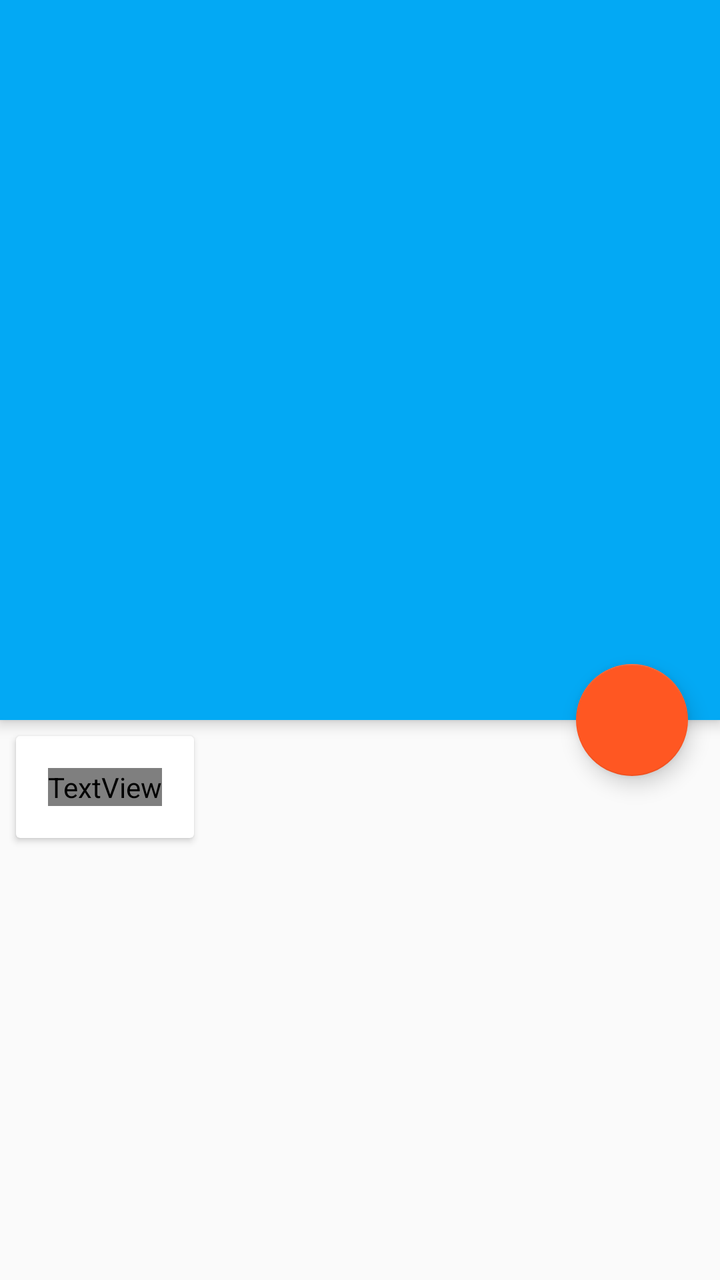
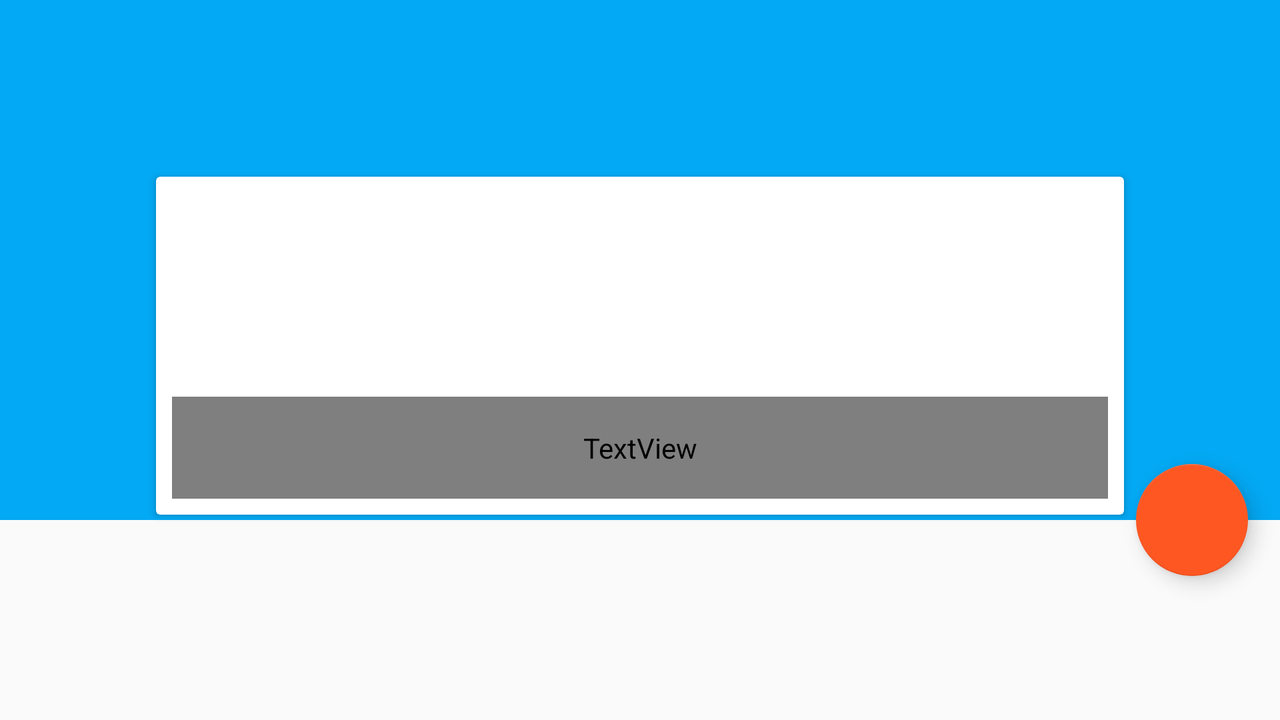

Two renders of one Android screen. The first uses the default layout on a phone; the second uses the alternative layout the repository ships for a different screen configuration, on a matching device. The two XML files are below.
<!-- AndroidManifest.xml: activity theme AppTheme.NoActionBar -->
<!-- res/layout/fragment_article_detail.xml -->
<android.support.design.widget.CoordinatorLayout android:id="@+id/draw_insets_frame_layout"
    xmlns:android="http://schemas.android.com/apk/res/android"
    xmlns:app="http://schemas.android.com/apk/res-auto"
    xmlns:tools="http://schemas.android.com/tools"
    android:layout_width="match_parent"
    android:layout_height="match_parent"
    android:fitsSystemWindows="true"
    tools:ignore="MergeRootFrame"
    >

    <android.support.design.widget.AppBarLayout
        android:id="@+id/toolbar_det"
        android:layout_width="match_parent"
        android:layout_height="@dimen/app_bar_layout_size"
        android:fitsSystemWindows="true"
        android:theme="@style/ThemeOverlay.AppCompat.Dark.ActionBar"
        >

        <android.support.design.widget.CollapsingToolbarLayout
            android:id="@+id/photo_container"
            android:layout_width="match_parent"
            android:layout_height="match_parent"
            android:fitsSystemWindows="true"
            app:expandedTitleMarginEnd="@dimen/expanded_title_margin_end"
            app:expandedTitleMarginStart="@dimen/expanded_title_margin_start"
            app:layout_scrollFlags="scroll"
            app:toolbarId="@id/toolbar"
            >

            <FrameLayout
                android:layout_width="match_parent"
                android:layout_height="match_parent"
                android:fitsSystemWindows="true"
                >

                <ImageView
                    android:id="@+id/photo"
                    android:layout_width="match_parent"
                    android:layout_height="match_parent"
                    android:scaleType="centerCrop"
                    android:transitionName="@string/shared_transation"
                    />

                <View
                    android:layout_width="match_parent"
                    android:layout_height="match_parent"
                    android:background="@drawable/photo_background_protection"
                    />

                <LinearLayout
                    android:id="@+id/meta_bar"
                    android:layout_width="match_parent"
                    android:layout_height="wrap_content"
                    android:layout_gravity="bottom"
                    android:orientation="vertical"
                    android:padding="@dimen/default_margin"
                    >

                    <TextView
                        android:id="@+id/article_title"
                        style="?android:attr/textAppearanceLarge"
                        android:layout_width="match_parent"
                        android:layout_height="wrap_content"
                        android:paddingBottom="@dimen/detail_metabar_title_bottom_padding"
                        android:textStyle="bold"
                        />

                    <TextView
                        android:id="@+id/article_byline"
                        style="?android:attr/textAppearanceMedium"
                        android:layout_width="wrap_content"
                        android:layout_height="wrap_content"
                        android:textColor="@color/material_white"
                        />
                </LinearLayout>
            </FrameLayout>

            <android.support.v7.widget.Toolbar
                android:id="@+id/detail_toolbar"
                android:layout_width="match_parent"
                android:layout_height="?attr/actionBarSize"
                android:fitsSystemWindows="false"
                app:layout_collapseMode="pin"
                app:popupTheme="@style/ThemeOverlay.AppCompat.Light"
                />

        </android.support.design.widget.CollapsingToolbarLayout>
    </android.support.design.widget.AppBarLayout>

    <android.support.v4.widget.NestedScrollView
        android:id="@+id/nestedScrollView"
        android:layout_width="match_parent"
        android:layout_height="match_parent"
        android:layout_gravity="center_horizontal"
        android:clipToPadding="true"
        android:orientation="vertical"
        app:layout_behavior="@string/appbar_scrolling_view_behavior"
        >

        <android.support.v7.widget.CardView
            android:layout_width="wrap_content"
            android:layout_height="wrap_content"
            android:layout_margin="@dimen/card_view_margin"
            android:clickable="true"
            android:focusable="true"
            android:padding="@dimen/card_padding"
            app:cardElevation="@dimen/cardview_default_elevation"
            >

            <TextView
                android:id="@+id/article_body"
                style="?android:attr/textAppearanceMedium"
                android:layout_width="match_parent"
                android:layout_height="match_parent"
                android:layout_margin="@dimen/default_margin"
                android:lineSpacingMultiplier="@fraction/detail_body_line_spacing_multiplier"
                android:textColor="@color/primary_text"
                android:textColorLink="@color/accent"
                tools:textSize="?android:attr/textAppearanceMedium"
                />
        </android.support.v7.widget.CardView>

    </android.support.v4.widget.NestedScrollView>


    <android.support.design.widget.FloatingActionButton
        android:id="@+id/share_fab"
        android:layout_width="wrap_content"
        android:layout_height="wrap_content"
        android:layout_marginEnd="@dimen/default_margin"
        android:layout_marginRight="@dimen/fab_padding"
        android:contentDescription="@string/action_share"
        android:src="@drawable/ic_share"
        app:layout_anchor="@id/toolbar_det"
        app:layout_anchorGravity="bottom|right|end"
        tools:background="?android:attr/selectableItemBackgroundBorderless"
        app:pressedTranslationZ="12dp"
        app:elevation="6dp"
        />

</android.support.design.widget.CoordinatorLayout>
<!-- resources referenced by this layout -->
<resources>
  <color name="accent">#FF5722</color>
  <color name="material_white">#FFFFFFFF</color>
  <color name="primary_text">#212121</color>
  <dimen name="app_bar_layout_size">360dp</dimen>
  <dimen name="card_padding">8dp</dimen>
  <dimen name="card_view_margin">8dp</dimen>
  <dimen name="default_margin">16dp</dimen>
  <dimen name="detail_metabar_title_bottom_padding">4dp</dimen>
  <dimen name="expanded_title_margin_end">64dp</dimen>
  <dimen name="expanded_title_margin_start">48dp</dimen>
  <dimen name="fab_padding">16dp</dimen>
  <string name="action_share">Share</string>
  <string name="shared_transation">shared_transition</string>
  <style name="AppTheme.NoActionBar">
          <item name="windowActionBar">false</item>
          <item name="windowNoTitle">true</item>
      </style>
</resources>
<!-- res/layout-w600dp/fragment_article_detail.xml (the repository's variant of the layout above) -->
<!-- drawn on the phone turned sideways -->
<android.support.design.widget.CoordinatorLayout
    xmlns:android="http://schemas.android.com/apk/res/android"
    xmlns:app="http://schemas.android.com/apk/res-auto"
    xmlns:tools="http://schemas.android.com/tools"
    android:layout_width="match_parent"
    android:layout_height="match_parent"
    android:fitsSystemWindows="true"
    tools:ignore="MergeRootFrame"
    >

    <android.support.design.widget.AppBarLayout
        android:id="@+id/toolbar_det"
        android:layout_width="match_parent"
        android:layout_height="@dimen/appbar_layou_size"
        android:fitsSystemWindows="true"
        android:theme="@style/ThemeOverlay.AppCompat.Dark.ActionBar"
        app:elevation="@dimen/appbar_layout_no_elevation"
        >

        <android.support.design.widget.CollapsingToolbarLayout
            android:id="@+id/photo_container"
            android:layout_width="match_parent"
            android:layout_height="match_parent"
            android:fitsSystemWindows="true"
            app:expandedTitleMargin="@dimen/expanded_title_margin_size"
            app:expandedTitleMarginBottom="@dimen/expanded_title_margin_bottom_size"
            app:expandedTitleTextAppearance="@style/ExpandedTitleTextAppearance"
            app:layout_scrollFlags="scroll"
            app:toolbarId="@+id/toolbar"
            >

            <ImageView
                android:id="@+id/photo"
                android:layout_width="match_parent"
                android:layout_height="match_parent"
                android:fitsSystemWindows="true"
                android:scaleType="centerCrop"
                android:transitionName="@string/shared_transation"
                />

            <android.support.v7.widget.Toolbar
                android:id="@+id/detail_toolbar"
                android:layout_width="match_parent"
                android:layout_height="?attr/actionBarSize"
                app:layout_collapseMode="pin"
                app:popupTheme="@style/ThemeOverlay.AppCompat.Light"
                />

        </android.support.design.widget.CollapsingToolbarLayout>
    </android.support.design.widget.AppBarLayout>

    <android.support.v4.widget.NestedScrollView
        android:id="@+id/nestedScrollView"
        xmlns:app="http://schemas.android.com/apk/res-auto"
        android:layout_width="@dimen/max_width_size"
        android:layout_height="match_parent"
        android:layout_gravity="center_horizontal"
        android:layout_marginTop="@dimen/nested_scroll_margin_top"
        android:fitsSystemWindows="true"
        android:forceHasOverlappingRendering="true"
        app:layout_behavior="@string/appbar_scrolling_view_behavior"
        >

        <RelativeLayout
            android:layout_width="match_parent"
            android:layout_height="wrap_content"
            >

            <android.support.v7.widget.CardView
                android:layout_width="match_parent"
                android:layout_height="match_parent"
                android:layout_centerHorizontal="true"
                android:layout_margin="@dimen/card_padding"
                android:clickable="true"
                android:focusable="true"
                app:cardCornerRadius="@dimen/cardview_default_radius"
                app:elevation="@dimen/cardview_default_elevation"
                >

                <RelativeLayout
                    android:layout_width="match_parent"
                    android:layout_height="wrap_content"
                    android:orientation="vertical"
                    >

                    <LinearLayout
                        android:id="@+id/meta_bar"
                        android:layout_width="match_parent"
                        android:layout_height="wrap_content"
                        android:layout_gravity="bottom"
                        android:orientation="vertical"
                        >

                        <TextView
                            android:id="@+id/article_title"
                            style="?android:attr/textAppearanceLarge"
                            android:layout_width="match_parent"
                            android:layout_height="wrap_content"
                            android:paddingEnd="@dimen/fab_padding"
                            android:paddingLeft="@dimen/fab_padding"
                            android:paddingRight="@dimen/fab_padding"
                            android:paddingStart="@dimen/fab_padding"
                            android:paddingTop="@dimen/fab_padding"
                            android:textColor="@color/material_white"
                            android:textSize="@dimen/title_size_tab"
                            android:textStyle="bold"
                            />

                        <TextView
                            android:id="@+id/article_byline"
                            style="?android:attr/textAppearanceMedium"
                            android:layout_width="wrap_content"
                            android:layout_height="wrap_content"
                            android:padding="@dimen/fab_padding"
                            android:textColor="@color/material_white"
                            android:textSize="@dimen/subtitle_size_tab"

                            />
                    </LinearLayout>

                    <TextView
                        android:id="@+id/article_body"
                        style="?android:attr/textAppearanceMedium"
                        android:layout_width="match_parent"
                        android:layout_height="wrap_content"
                        android:layout_below="@id/meta_bar"
                        android:layout_margin="@dimen/card_view_margin"
                        android:lineSpacingMultiplier="@fraction/detail_body_line_spacing_multiplier"
                        android:padding="@dimen/card_view_padding"
                        android:textColor="@color/primary_text"
                        android:textColorLink="@color/accent"
                        tools:textSize="?android:attr/textAppearanceMedium"
                        />
                </RelativeLayout>
            </android.support.v7.widget.CardView>
        </RelativeLayout>
    </android.support.v4.widget.NestedScrollView>


    <android.support.design.widget.FloatingActionButton
        android:id="@+id/share_fab"
        android:layout_width="wrap_content"
        android:layout_height="wrap_content"
        android:layout_marginEnd="@dimen/fab_padding"
        android:layout_marginRight="@dimen/fab_padding"
        android:contentDescription="@string/action_share"
        android:src="@drawable/ic_share"
        app:layout_anchor="@+id/toolbar_det"
        app:layout_anchorGravity="bottom|right"
        app:elevation="6dp"
        app:pressedTranslationZ="12dp"
        />
</android.support.design.widget.CoordinatorLayout>
<!-- resources referenced by the variant -->
<!-- as the phone turned sideways resolves them -->
<resources>
  <color name="accent">#FF5722</color>
  <color name="material_white">#FFFFFFFF</color>
  <color name="primary_text">#212121</color>
  <!-- from res/values-land/ -->
  <dimen name="appbar_layou_size">260dp</dimen>
  <!-- from res/values-land/ -->
  <dimen name="appbar_layout_no_elevation">0dp</dimen>
  <dimen name="card_padding">8dp</dimen>
  <dimen name="card_view_margin">8dp</dimen>
  <dimen name="card_view_padding">16dp</dimen>
  <dimen name="expanded_title_margin_bottom_size">70dp</dimen>
  <dimen name="expanded_title_margin_size">68dp</dimen>
  <dimen name="fab_padding">16dp</dimen>
  <dimen name="max_width_size">500dp</dimen>
  <!-- from res/values-land/ -->
  <dimen name="nested_scroll_margin_top">-180dp</dimen>
  <!-- from res/values-land/ -->
  <dimen name="subtitle_size_tab">16sp</dimen>
  <!-- from res/values-land/ -->
  <dimen name="title_size_tab">24sp</dimen>
  <string name="action_share">Share</string>
  <string name="shared_transation">shared_transition</string>
  <style name="ExpandedTitleTextAppearance" parent="@android:style/TextAppearance.Large">
          <item name="android:textStyle">bold</item>
      </style>
  <style name="AppTheme.NoActionBar">
          <item name="windowActionBar">false</item>
          <item name="windowNoTitle">true</item>
      </style>
</resources>
